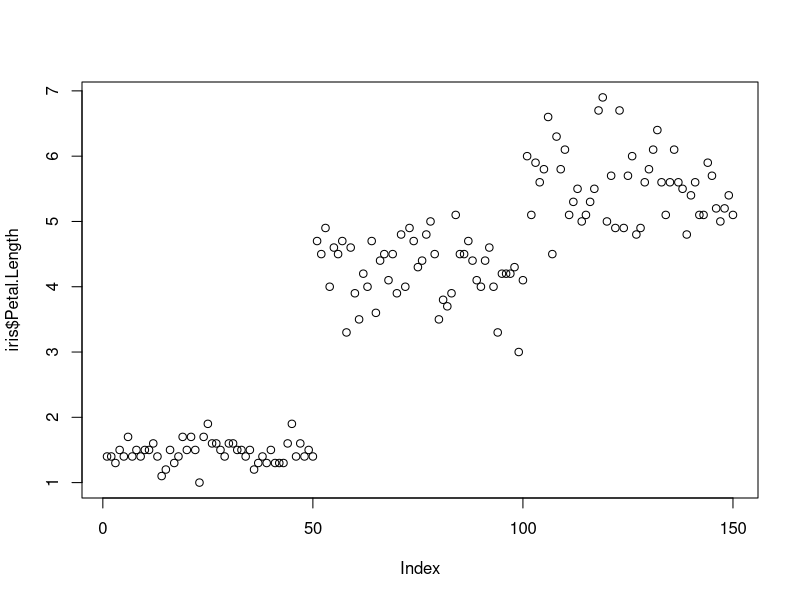
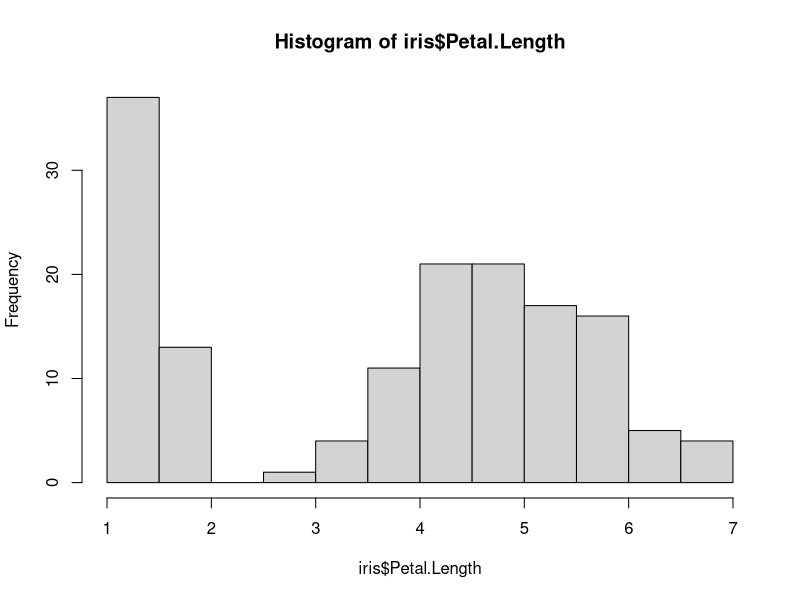
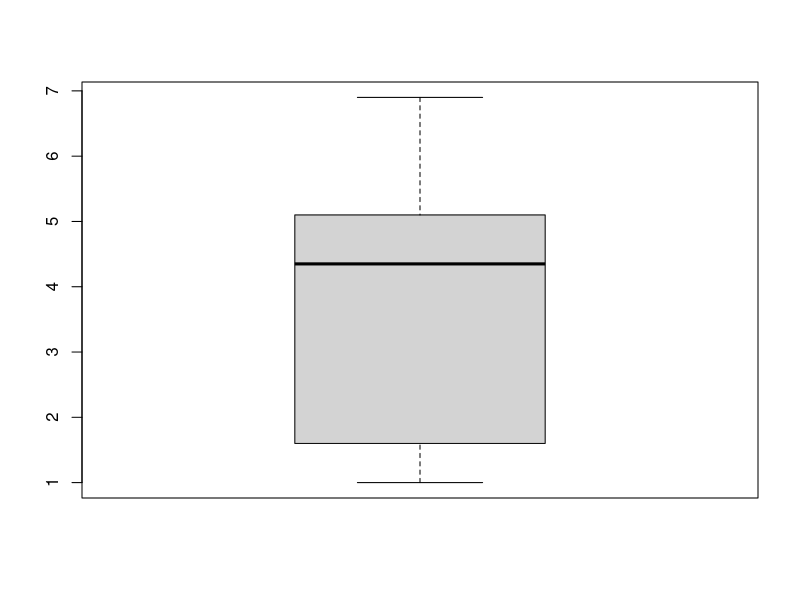
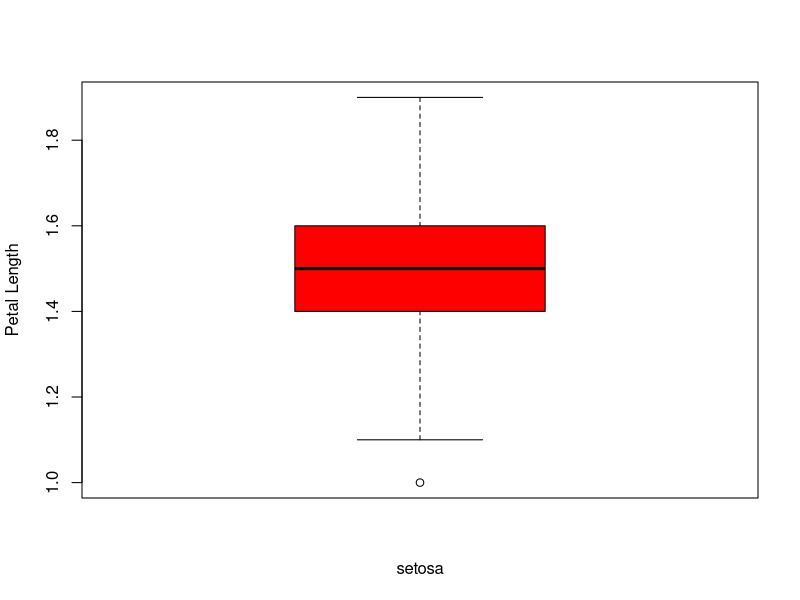
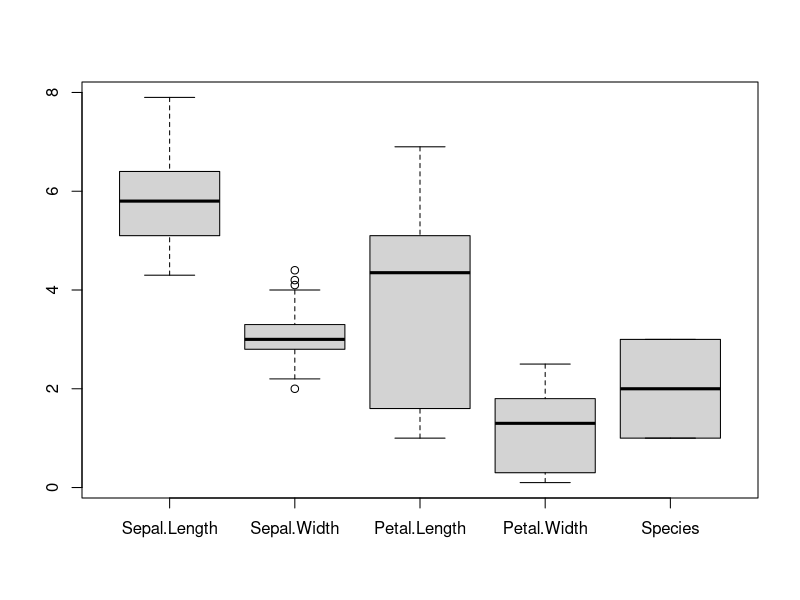
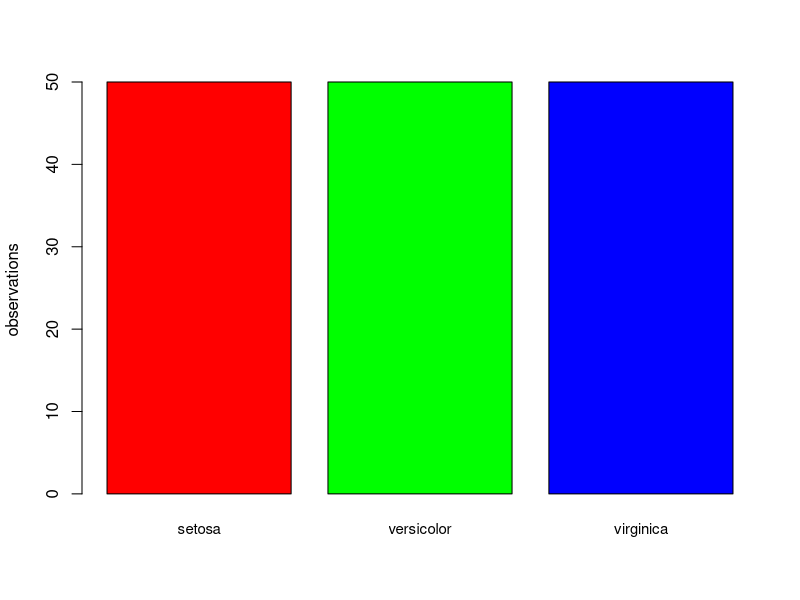
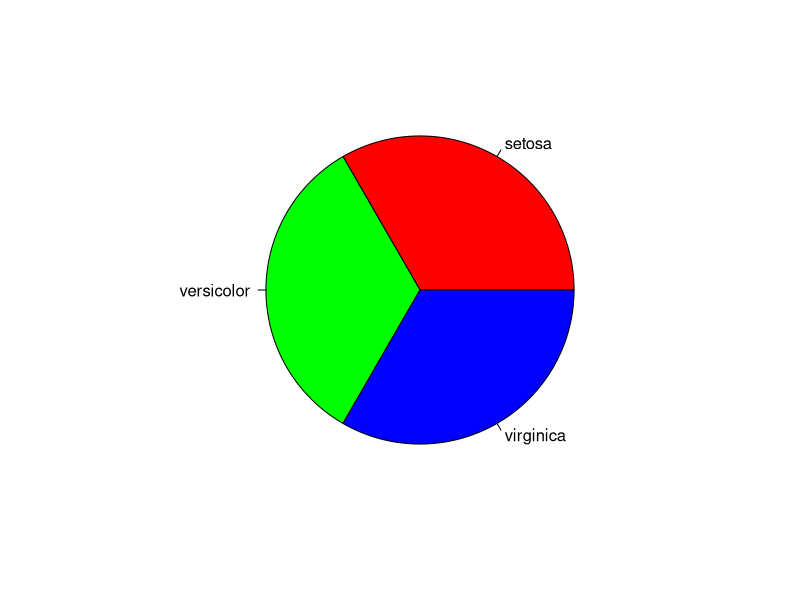
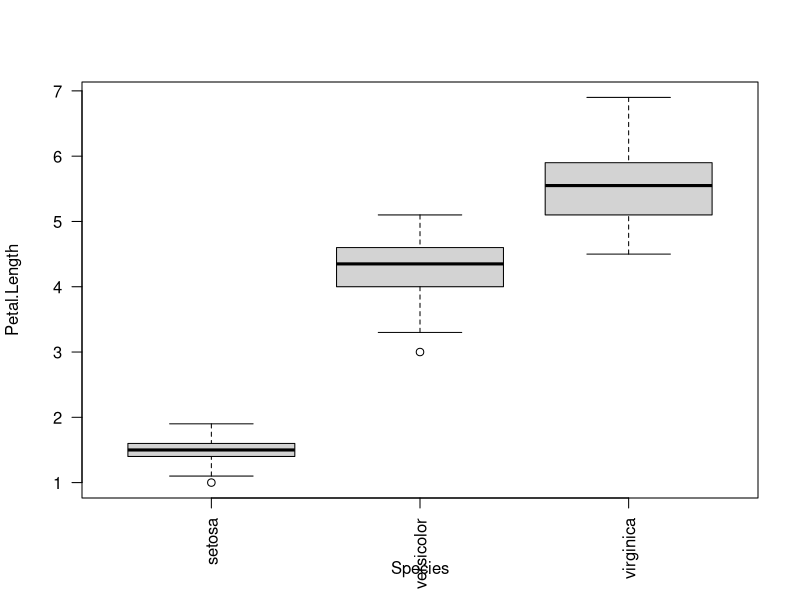

These charts were generated, in order, by the following R code:
## ---- chunk 1

## ---- chunk 2
str(iris)
head(iris)
## ---- chunk 3
summary(iris)
plot(iris$Petal.Length) # a plot at last. Simple, but many arguments: ?plot 
hist(iris$Petal.Length) # and a histogram
## ---- chunk 4
boxplot(iris$Petal.Length)
## ---- chunk 5
boxplot(iris$Petal.Length[iris$Species=="setosa"], xlab="setosa", ylab="Petal Length", col="red")
## ---- chunk 6
boxplot(iris) # What does the boxplot for Species mean?
## ---- chunk 7
class(iris$Species)
typeof(iris$Species)
ts=table(iris$Species)  # returns a contigency table ~> histogram for categorical data
barplot(ts, col=rainbow(3), ylab="observations", cex.names=0.9)
pie(ts,col=rainbow(3))  # if you really must
## ---- chunk 8
boxplot( Petal.Length ~ Species, data = iris, las=2) # what does las=2 do ?
## ---- chunk 9
# use help to determine how to add colors
cols=c("red","yellow","blue")
boxplot( Petal.Length ~ Species, data = iris, las=2,col=cols)
## ---- chunk 10
x=iris$Petal.Length
y=iris$Petal.Width
plot(x,y)                              # again: this can be customized
abline(v=mean(x),h=mean(y),col="red")  # add vertical/horizontal lines
cor(x,y)                               # a correlation coefficient: which one?
## ---- chunk 11
niris=iris[,-5]  # generate new data frame without species variable
str(niris)
## ---- chunk 12
cor(niris)   # correlation matrix. Which correlation coefficient?
pairs(niris) # provide a visualization, try also plot(iris)

# assign species-colors to each observation 
cols = iris$Species                        # understand how color is defined
pairs(niris, col=cols, lower.panel=NULL)   # "cols" was defined in task above
